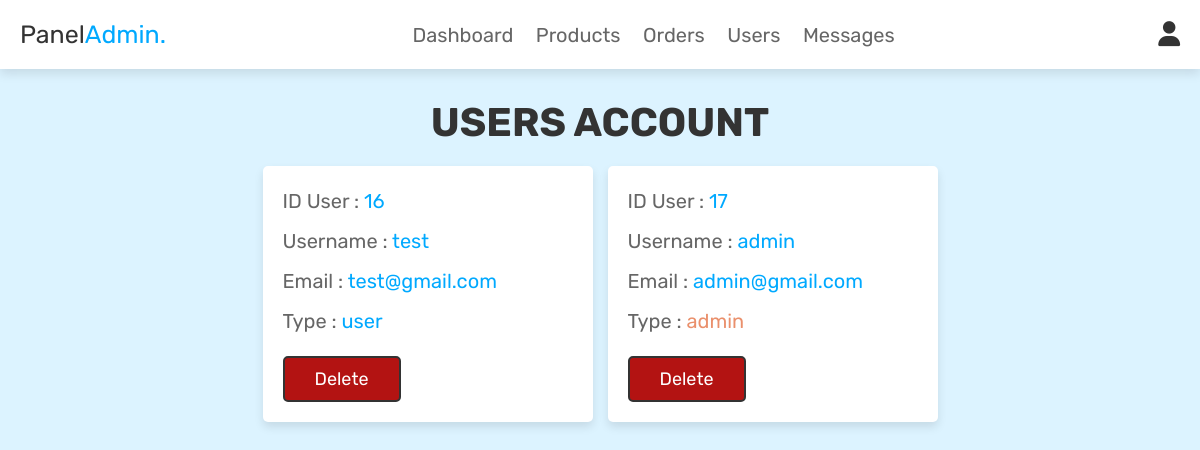
The page /admin_users.php (signed in) on the database its author committed.
### tables this page shows
CREATE TABLE `users` (
  `id` int(100) NOT NULL,
  `name` varchar(100) NOT NULL,
  `email` varchar(100) NOT NULL,
  `password` varchar(100) NOT NULL,
  `user_type` varchar(20) NOT NULL DEFAULT 'user'
);

### admin_users.php (the view, shortened to what this page needs)
<?php
@include 'config.php';
?>
<!DOCTYPE html>
<html lang="en">
<head>
   <link rel="stylesheet" href="https://cdnjs.cloudflare.com/ajax/libs/font-awesome/6.5.1/css/all.min.css">
   <link rel="stylesheet" href="css/admin_style.css">
</head>
<body>
<?php @include 'admin_header.php'; ?>
<section class="users">
   <h1 class="title">users account</h1>
   <div class="box-container">
      <?php
         $select_users = mysqli_query($conn, "SELECT * FROM `users`") or die('query failed');
         if(mysqli_num_rows($select_users) > 0){
            while($fetch_users = mysqli_fetch_assoc($select_users)){
      ?>
      <div class="box">
         <p>ID User : <span><?php echo $fetch_users['id']; ?></span></p>
         <p>Username : <span><?php echo $fetch_users['name']; ?></span></p>
         <p>Email : <span><?php echo $fetch_users['email']; ?></span></p>
         <p>Type : <span style="color:<?php if($fetch_users['user_type'] == 'admin'){ echo 'var(--orange)'; }; ?>"><?php echo $fetch_users['user_type']; ?></span></p>
         <a href="admin_users.php?delete=<?php echo $fetch_users['id']; ?>" onclick="return confirm('delete this user?');" class="delete-btn">delete</a>
      </div>
      <?php
         }
      }
      ?>
   </div>
</section>
</body>
</html>

### css/admin_style.css (style rules this page uses)
:root { --dark-blue: #0066d3; --blue:#00a9ff; --light-blue: #a0e9ff; --red:#b31312; --orange:#ea906c; --black:#333; --white:#fff; --light-color:#666; --light-white:#ccc; --light-bg:#dcf3ff; --border:.3rem solid var(--black); --border2:.2rem solid var(--black); --box-shadow:0 .5rem 1rem rgba(0,0,0,.1); }
* { font-family: 'Rubik', sans-serif; margin:0; padding:0; box-sizing: border-box; outline: none; border:none; text-decoration: none; transition:all .2s linear; }
html { font-size: 62.5%; overflow-x: hidden; scroll-behavior: smooth; scroll-padding-top: 6.5rem; }
body { background: var(--light-bg); }
section { padding:3rem 2rem; }
.title { text-align: center; margin-bottom: 2rem; color:var(--black); text-transform: uppercase; font-size: 4rem; }
.btn, .delete-btn, .option-btn { display: inline-block; border-radius: .5rem; margin-top: 1rem; font-size: 1.8rem; color:var(--white); cursor: pointer; padding:1rem 3rem; text-transform: capitalize; }
.delete-btn { background-color: var(--red); border: var(--border2); }
.users .box-container { display: grid; grid-template-columns: repeat(auto-fit, 33rem); gap:1.5rem; align-items: flex-start; max-width: 1200px; margin: 0 auto; justify-content: center; }
.users .box-container .box { padding:2rem; border: 0; background-color: var(--white); box-shadow: var(--box-shadow); border-radius: .5rem; text-align: left; }
.users .box-container .box p { font-size: 2rem; color:var(--light-color); margin-bottom: 1rem; line-height: 1.5; }
.users .box-container .box p span { color:var(--blue); }
.users .box-container .box .delete-btn { margin-top: .5; }

### rows shown on the page
users: id "16", name "test", email "test@gmail.com", user_type "user"
users: id "17", name "admin", email "admin@gmail.com", user_type "admin"
